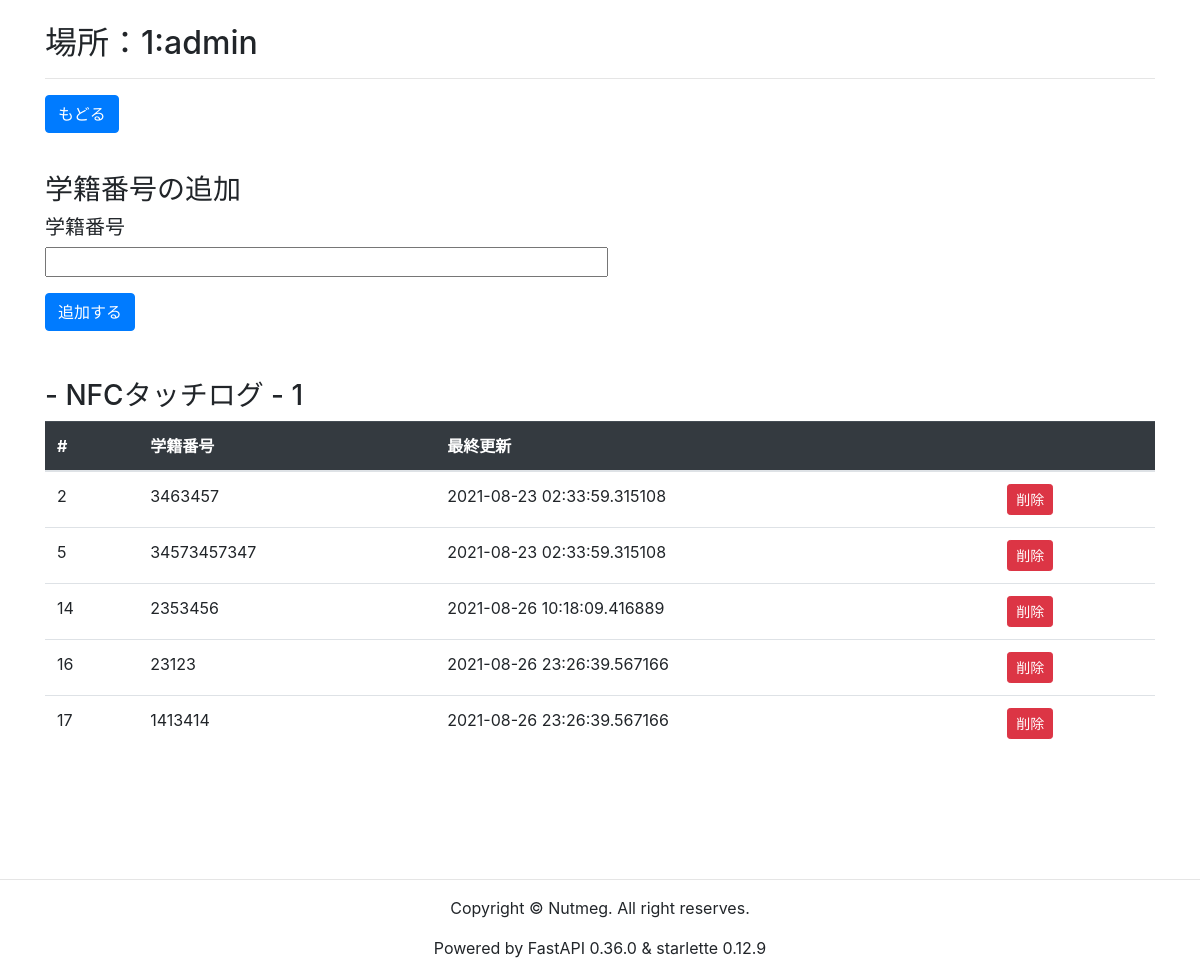
Page /place/1 on the earlier database version.
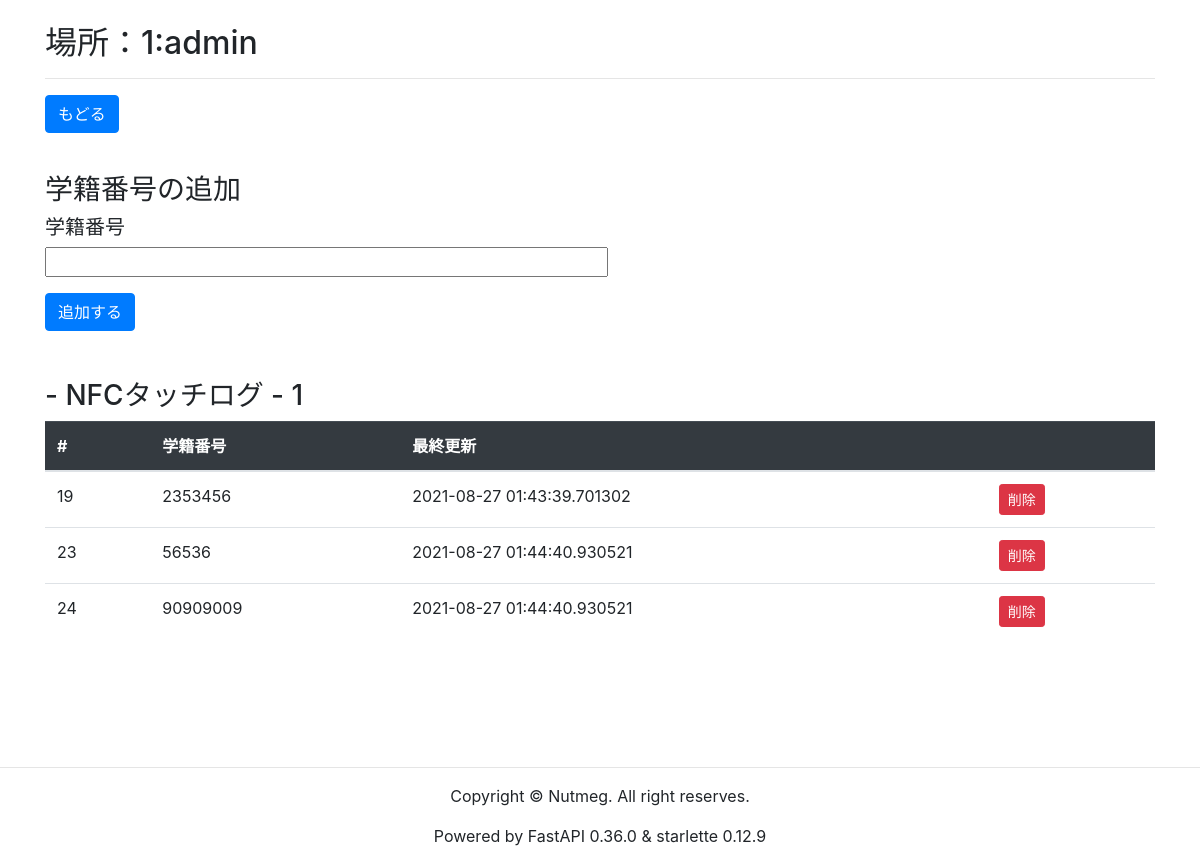
Same page on the later database version.
### models.py (models this page shows, shortened)
class Place(Base):
    __tablename__ = 'place'
    id = Column(
        'id',
        INTEGER(unsigned=True),
        primary_key=True,
        autoincrement=True,
    )
    placename = Column('placename', String(256))

class Log(Base):
    __tablename__ = 'log'
    id = Column(
        'id',
        INTEGER(unsigned=True),
        primary_key=True,
        autoincrement=True,
    )
    place_id = Column('place_id', ForeignKey('place.id'))
    student_id = Column(
        'student_id',
        INTEGER(unsigned=True)
    )
    time = Column(
        'time',
        DateTime,
        default=datetime.now(),
        nullable=False,
        server_default=current_timestamp(),
    )

### controllers.py (the view)
def place(request: Request, p_id):
  place = db.session.query(Place).filter(Place.id == p_id).first()
  placename = db.session.query(Place).filter(Place.id == p_id).first()
  log = db.session.query(Log).filter(Log.place_id == p_id).all()
  db.session.close()
  return templates.TemplateResponse('place.html',
                                      {'p_id': p_id,
                                       'request': request,
                                       'place': place,
                                       'placename': placename,
                                       'log': log})

### templates/place.html
{% extends "layout.html" %}
{% block content %}
<br>
<h2>場所：{{ placename }}</h2>
<hr>
<p><a href="/" class="btn btn-primary">もどる</a></p>
<br>
<h3>学籍番号の追加</h3>
<form action="/place/{{ p_id }}/add" method="post">
    <h5>学籍番号</h5>
    <p><input type="text" size="50" maxlength="200" name="student_id"></p>
    <button type="submit" class="btn btn-primary">追加する</button>
</form>
<br><br>
<h3> - NFCタッチログ - {{ p_id }}</h3>
<table class="table">
    <thead class="table-dark">
    <tr>
        <th>#</th>
        <th>学籍番号</th>
        <th>最終更新</th>
        <th></th>
    </tr>
    </thead>
    <tbody>
    {% for t in log %}
    <tr>
        <td>{{ t['id'] }}</td>
        <td>{{ t['student_id'] }}</td>
        <td>{{ t['time'] }}</td>
        <td>
            <a href="/place/{{ p_id }}/delete/{{ t['id'] }}" class="btn btn-danger btn-sm">削除</a>
        </td>
    </tr>
    {% endfor %}
    </tbody>
</table>
<br><br>
<br>
{% endblock %}

### templates/layout.html (shortened to what this page needs)
<!DOCTYPE html>
<html lang="ja">
<head>
    <link rel="stylesheet" href="https://stackpath.bootstrapcdn.com/bootstrap/4.3.1/css/bootstrap.min.css">
</head>
<body>
<div style="display: flex; flex-direction: column; min-height: 80vh">
    <div class="container">
        {% block content %}{% endblock %}
    </div>
</div>
<br>
<hr>
<footer>
    <div align="center">
        <p>Copyright &copy; Nutmeg. All right reserves.</p>
        <p>Powered by FastAPI 0.36.0 &amp; starlette 0.12.9</p>
    </div>
</footer>
</body>
</html>

Differences in the rows shown:
removed Log: id "2", student_id "3463457", time "2021-08-23 02:33:59.315108"
removed Log: id "5", student_id "34573457347", time "2021-08-23 02:33:59.315108"
removed Log: id "14", student_id "2353456", time "2021-08-26 10:18:09.416889"
no longer on this page (row edited): Log: id "16", student_id "23123", time "2021-08-26 23:26:39.567166"
removed Log: id "17", student_id "1413414", time "2021-08-26 23:26:39.567166"
added Log: id "19", student_id "2353456", time "2021-08-27 01:43:39.701302"
added Log: id "23", student_id "56536", time "2021-08-27 01:44:40.930521"
added Log: id "24", student_id "90909009", time "2021-08-27 01:44:40.930521"
